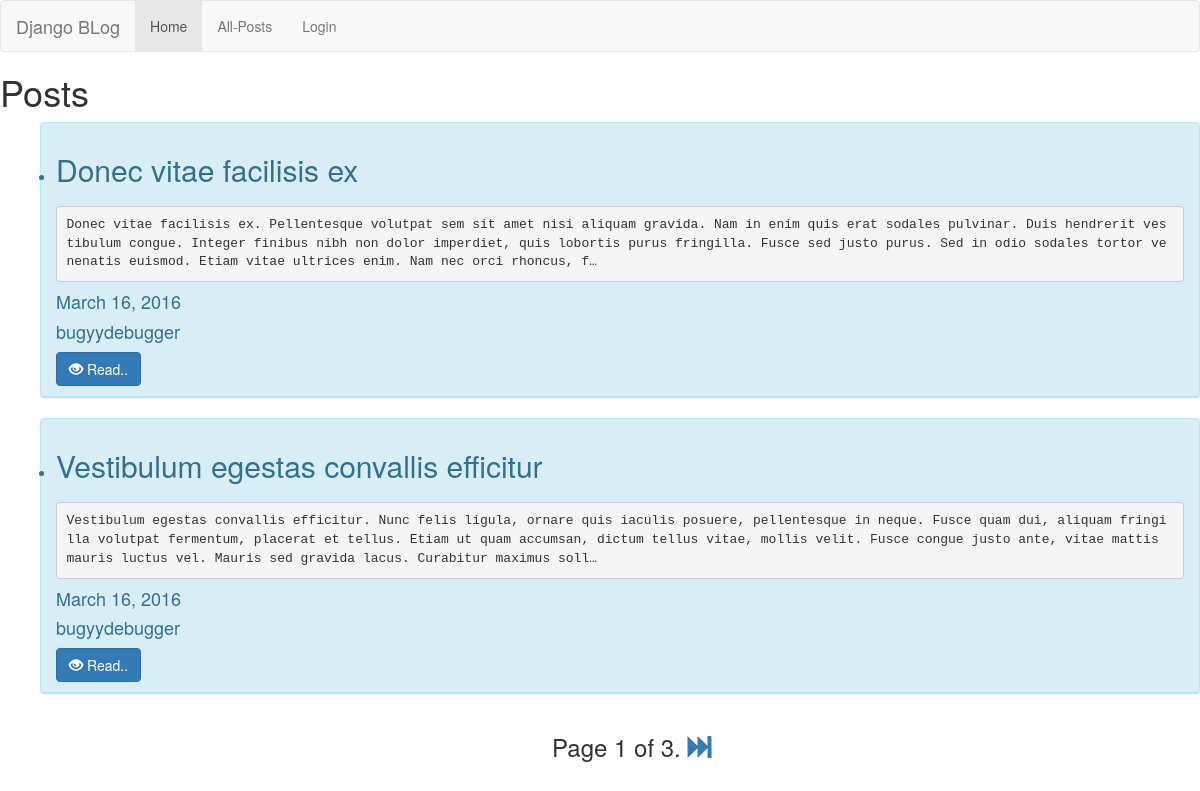
/post/list/, run on the app's committed database.
### blog/models.py (models this page shows, shortened)
class Post(models.Model):
    title = models.CharField(max_length=100, unique=True)
    author = models.ForeignKey(User, related_name='posts', blank=True)
    slug = models.SlugField(max_length=100, unique=True, blank=True)
    content = models.TextField()
    pub_date = models.DateField(db_index=True, auto_now_add=True)
    def get_absolute_url(self):
        return reverse('blog:postdetails', kwargs={'slug': self.slug})

### blog/views.py (the view, shortened to what this page needs)
# urls.py: url(r'post/list/$', views.PostListView.as_view(), name='postlist'),
class PostListView(ListView):
    paginate_by = 2
    model = Post
    def get(self, request, *args, **kwargs):
        self.object_list = self.get_queryset()
        allow_empty = self.get_allow_empty()
        context = self.get_context_data()
        return self.render_to_response(context)

### blog/templates/blog/post_list.html (shortened to what this page needs)
{% extends "index.html" %}
{% load staticfiles %}
{% block custom_css %}
    <link rel="stylesheet" type="text/css" href="{% static "css/bootstrap-dialog.min.css" %}">
{% endblock custom_css %}
 {%  block content %}
<h1>Posts</h1>
<ul>
{% for post in object_list %}
<div class="panel panel-info">
<div class="panel-heading">
    <li id="post-{{ forloop.counter }}">
        <h2 id="post_title">{{ post.title }}</h2>
        <h3 id="post_content">
            <pre  style="white-space: pre-wrap;">{{ post.content | truncatechars:350 }}</pre>
        </h3>
        <h4 id="post_date">{{post.pub_date}}</h4><h4 id="post_author">{{post.author.username}}</h4>
        <a id="read" class="btn btn-primary" href="{{post.get_absolute_url}}"><span class="glyphicon glyphicon-eye-open"></span>  Read..</a>
    </div>
    </div>
{% empty %}
    <li>No posts yet.</li>
{% endfor %}
</ul>
{% if is_paginated %}
        <div style="position: fixed; bottom: 1%;left:42%" class="pagination">
        <h3>
            <span class="page-links">
                <div style="position: fixed; bottom: 5%; left:46%" >
                <span id="page-count" class="page-current">
                    Page {{ page_obj.number }} of {{ page_obj.paginator.num_pages }}.
                </span>
                {% if page_obj.has_next %}
                    <a id="next" onclick="return get_set(this.getAttribute('href'))" href="{% url 'blog:postlist'   %}?page={{page_obj.next_page_number}}"><span class="glyphicon glyphicon-fast-forward"></span></a>
                {% endif %}
                </div>
            </span>
        </h3>
        </div>
    {% endif %}
 {%  endblock content %}

### data on the page
Post: title "Donec vitae facilisis ex", content "Donec vitae facilisis ex. Pellentesque volutpat sem sit amet nisi aliquam gravida. Nam in enim quis erat sodales pulvinar. Duis hendrerit vestibulum congue. Integer finibus nibh non dolor imperdiet, quis lobortis purus fringilla. Fusce sed justo purus. Sed in odio sodales tortor venenatis euismod. Etiam vitae ultrices enim. Nam nec orci rhoncus, f…", pub_date "March 16, 2016", author.username "bugyydebugger"
Post: title "Vestibulum egestas convallis efficitur", content "Vestibulum egestas convallis efficitur. Nunc felis ligula, ornare quis iaculis posuere, pellentesque in neque. Fusce quam dui, aliquam fringilla volutpat fermentum, placerat et tellus. Etiam ut quam accumsan, dictum tellus vitae, mollis velit. Fusce congue justo ante, vitae mattis mauris luctus vel. Mauris sed gravida lacus. Curabitur maximus soll…", pub_date "March 16, 2016", author.username "bugyydebugger"

### other printed values
{{ page_obj.number }} "1"
{{ page_obj.paginator.num_pages }} "3"
